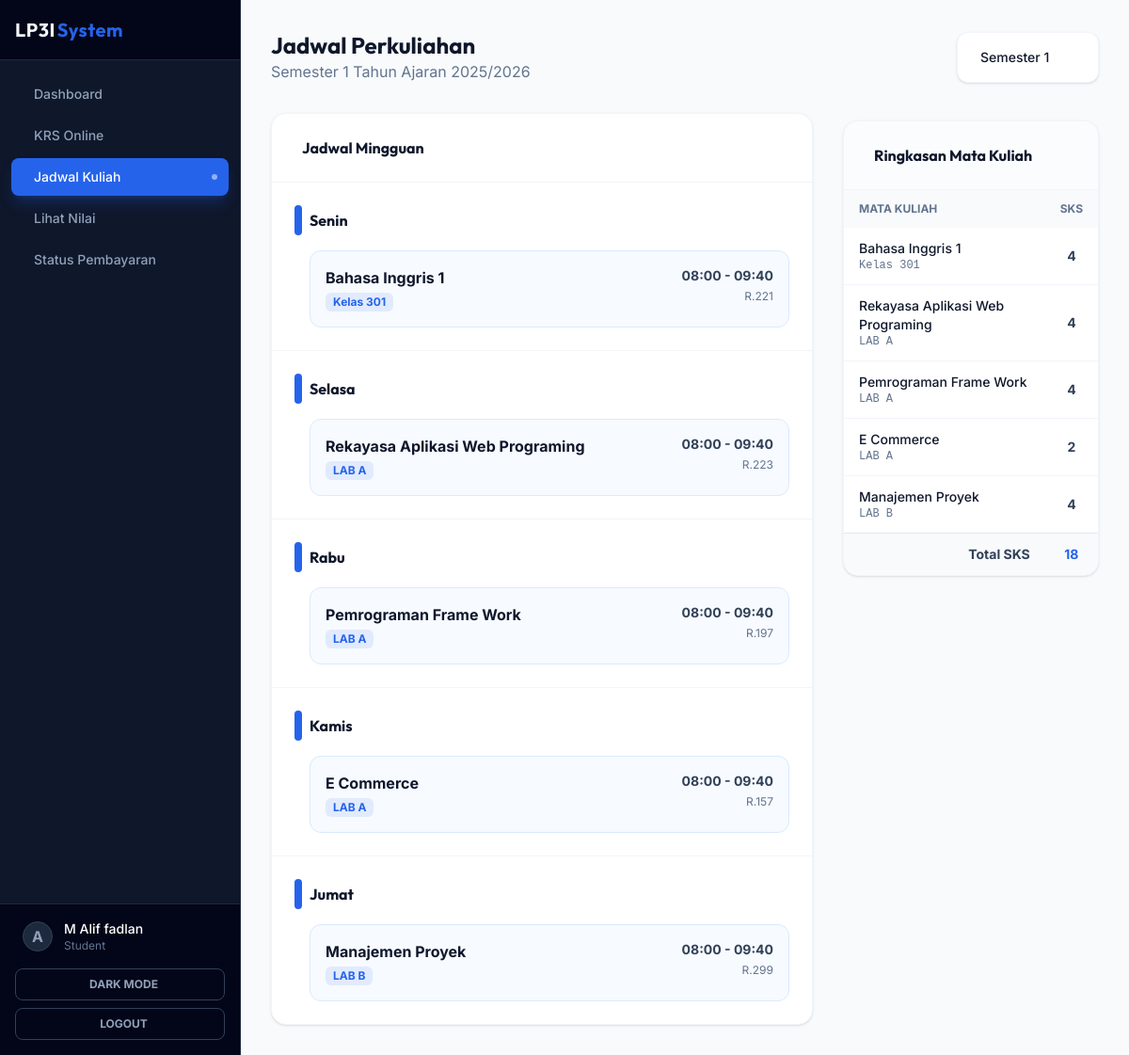
/src/student/schedule.php (signed in), run on the app's committed database.
### tables this page shows
CREATE TABLE `courses` (
  `id` int(11) NOT NULL,
  `code` varchar(20) NOT NULL,
  `name` varchar(100) NOT NULL,
  `credits` int(11) NOT NULL
);

### src/student/schedule.php (the view, shortened to what this page needs)
<?php
require_once '../../config/database.php';
$user_id = $_SESSION['user_id'];
$student_result = $conn->query("SELECT id FROM students WHERE user_id = $user_id");
$student_row = $student_result->fetch_assoc();
$student_id = $student_row['id'] ?? 0;
$current_semester = isset($_GET['semester']) ? (int)$_GET['semester'] : 1;
$query = "SELECT c.code, c.name, c.credits
    FROM krs k
    JOIN courses c ON k.course_id = c.id
    WHERE k.student_id = ? AND k.semester = ?
    ORDER BY c.code";
$stmt = $conn->prepare($query);
$stmt->bind_param("ii", $student_id, $current_semester);
$stmt->execute();
$courses = $stmt->get_result();
$days = ['Senin', 'Selasa', 'Rabu', 'Kamis', 'Jumat'];
$time_slots = [
    ['08:00', '09:40'],
    ['10:00', '11:40'],
    ['13:00', '14:40'],
    ['15:00', '16:40'],
];
$schedule = [];
$course_list = [];
while ($c = $courses->fetch_assoc()) {
    $course_list[] = $c;
}
$idx = 0;
foreach ($course_list as $course) {
    $day_idx = $idx % 5;
    $time_idx = ($idx / 5) % 4;
    $schedule[$days[$day_idx]][$idx] = [
        'time' => $time_slots[floor($time_idx)][0] . ' - ' . $time_slots[floor($time_idx)][1],
        'course' => $course['name'],
        'code' => $course['code'],
        'room' => 'R.' . rand(101, 305),
    ];
    $idx++;
}
?>
<?php include '../../templates/header.php'; ?>
<?php include '../../templates/sidebar.php'; ?>
<main class="flex-1 flex flex-col min-w-0 overflow-hidden bg-slate-50">
    <div class="flex-1 overflow-auto p-4 lg:p-8 animate-fade-in">
        <div class="max-w-6xl mx-auto">
            <div class="flex flex-col md:flex-row md:items-end justify-between gap-4 mb-8">
                <div>
                    <h1 class="text-2xl font-display font-bold text-slate-900">Jadwal Perkuliahan</h1>
                    <p class="text-slate-500">Semester <?= $current_semester ?> Tahun Ajaran 2025/2026</p>
                </div>
                <div class="bg-white p-2 rounded-xl shadow-sm border border-slate-100">
                    <div class="relative">
                        <select name="semester" onchange="this.form.submit()" class="appearance-none pl-4 pr-10 py-2 rounded-lg border-slate-200 text-sm font-medium focus:border-primary focus:ring-primary/20 bg-white cursor-pointer hover:border-primary/50">
                            <?php for ($i = 1; $i <= 8; $i++): ?>
                                <option value="<?= $i ?>" <?= $current_semester == $i ? 'selected' : '' ?>>Semester <?= $i ?></option>
                            <?php endfor; ?>
                        </select>
                        <div class="pointer-events-none absolute inset-y-0 right-0 flex items-center px-3 text-slate-500">
                        </div>
                    </div>
                </div>
            </div>
            <?php if (count($course_list) == 0): ?>
                <div class="bg-white rounded-2xl shadow-sm border border-slate-100 p-12 text-center">
                    <div class="inline-flex items-center justify-center w-16 h-16 rounded-full bg-slate-50 mb-4">
                        <ion-icon name="calendar-clear-outline" class="text-2xl text-slate-400"></ion-icon>
                    </div>
                    <h3 class="text-lg font-bold text-slate-900">Jadwal Kosong</h3>
                    <p class="text-slate-500 mt-1 mb-6">Belum ada mata kuliah yang diambil untuk semester ini.</p>
                    <a href="krs.php" class="inline-flex items-center gap-2 px-6 py-2.5 rounded-xl bg-primary text-white font-bold shadow-lg shadow-primary/30 hover:bg-blue-600 transition-all">
                        <ion-icon name="add-circle-outline"></ion-icon>
                        Isi KRS Sekarang
                    </a>
                </div>
            <?php else: ?>
                <div class="grid grid-cols-1 lg:grid-cols-3 gap-8">
                    <div class="lg:col-span-2">
                        <div class="bg-white rounded-2xl shadow-sm border border-slate-100 overflow-hidden">
                            <div class="p-6 border-b border-slate-100">
                                <h3 class="font-bold text-slate-900 flex items-center gap-2">
                                    <ion-icon name="time-outline" class="text-primary"></ion-icon> Jadwal Mingguan
                                </h3>
                            </div>
                            <div class="divide-y divide-slate-100">
                                <?php foreach ($days as $day): ?>
                                <div class="p-6">
                                    <h4 class="font-bold text-slate-900 mb-4 flex items-center gap-2">
                                        <div class="w-2 h-8 bg-primary rounded-full"></div> <?= $day ?>
                                    </h4>
                                    <div class="space-y-3 pl-4">
                                        <?php if (empty($schedule[$day])): ?>
                                            <p class="text-sm text-slate-400 italic">Tidak ada jadwal kuliah.</p>
                                        <?php else: ?>
                                            <?php foreach ($schedule[$day] as $class): ?>
                                                <div class="group relative bg-blue-50/50 hover:bg-blue-50 border border-blue-100 rounded-xl p-4 transition-all">
                                                    <div class="flex items-start justify-between gap-4">
                                                        <div>
                                                            <div class="font-bold text-slate-900 group-hover:text-primary transition-colors"><?= $class['course'] ?></div>
                                                            <div class="text-xs font-bold text-primary bg-primary/10 px-2 py-0.5 rounded-md inline-block mt-1"><?= $class['code'] ?></div>
                                                        </div>
                                                        <div class="text-right">
                                                            <div class="font-bold text-slate-700 text-sm"><?= $class['time'] ?></div>
                                                            <div class="text-xs text-slate-500 mt-1 flex items-center justify-end gap-1">
                                                                <ion-icon name="location-outline"></ion-icon> <?= $class['room'] ?>
                                                            </div>
                                                        </div>
                                                    </div>
                                                </div>
                                            <?php endforeach; ?>
                                        <?php endif; ?>
                                    </div>
                                </div>
                                <?php endforeach; ?>
                            </div>
                        </div>
                    </div>
                    <div>
                        <div class="bg-white rounded-2xl shadow-sm border border-slate-100 overflow-hidden sticky top-24">
                            <div class="p-6 border-b border-slate-100 bg-slate-50/50">
                                <h3 class="font-bold text-slate-900 flex items-center gap-2">
                                    <ion-icon name="list-outline" class="text-slate-500"></ion-icon> Ringkasan Mata Kuliah
                                </h3>
                            </div>
                            <div class="overflow-x-auto">
                                <table class="w-full text-left">
                                    <thead class="bg-slate-50 text-slate-500 text-xs uppercase font-bold">
                                        <tr>
                                            <th class="px-4 py-3">Mata Kuliah</th>
                                            <th class="px-4 py-3 text-center">SKS</th>
                                        </tr>
                                    </thead>
                                    <tbody class="divide-y divide-slate-100">
                                        <?php
                                        $total_sks = 0;
                                        foreach ($course_list as $course):
                                            $total_sks += $course['credits'];
                                        ?>
                                        <tr class="hover:bg-slate-50 transition-colors">
                                            <td class="px-4 py-3">
                                                <div class="text-sm font-medium text-slate-900"><?= $course['name'] ?></div>
                                                <div class="text-xs text-slate-500 font-mono"><?= $course['code'] ?></div>
                                            </td>
                                            <td class="px-4 py-3 text-center text-sm font-bold text-slate-700"><?= $course['credits'] ?></td>
                                        </tr>
                                        <?php endforeach; ?>
                                    </tbody>
                                    <tfoot class="bg-slate-50 border-t border-slate-200">
                                        <tr>
                                            <td class="px-4 py-3 text-sm font-bold text-slate-700 text-right">Total SKS</td>
                                            <td class="px-4 py-3 text-center text-sm font-bold text-primary"><?= $total_sks ?></td>
                                        </tr>
                                    </tfoot>
                                </table>
                            </div>
                        </div>
                    </div>
                </div>
            <?php endif; ?>
        </div>
    </div>
</main>
<?php include '../../templates/footer.php'; ?>

### templates/header.php (style rules this page uses)
body { font-family: var(--font-sans); }
h1, h2, h3, h4, .font-display { font-family: var(--font-display); }
.animate-fade-in { animation: fadeIn 0.5s ease-out forwards; }

### data on the page
courses: name "Bahasa Inggris 1", code "Kelas 301", time "08:00 - 09:40", room "R.221", credits "4"
courses: name "Rekayasa Aplikasi Web Programing", code "LAB A", time "08:00 - 09:40", room "R.223", credits "4"
courses: name "Pemrograman Frame Work", code "LAB A", time "08:00 - 09:40", room "R.197", credits "4"
courses: name "E Commerce", code "LAB A", time "08:00 - 09:40", room "R.157", credits "2"
courses: name "Manajemen Proyek", code "LAB B", time "08:00 - 09:40", room "R.299", credits "4"

### other printed values
$item['label'] "Dashboard"
$item['label'] "KRS Online"
$item['label'] "Jadwal Kuliah"
$item['label'] "Lihat Nilai"
$item['label'] "Status Pembayaran"
substr($_SESSION['username'] ?? 'U', 0, 1) "A"
$_SESSION['full_name'] "M Alif fadlan"
$_SESSION['role'] "Student"
$current_semester "1"
$day "Senin"
$day "Selasa"
$day "Rabu"
$day "Kamis"
$day "Jumat"
$total_sks "18"
